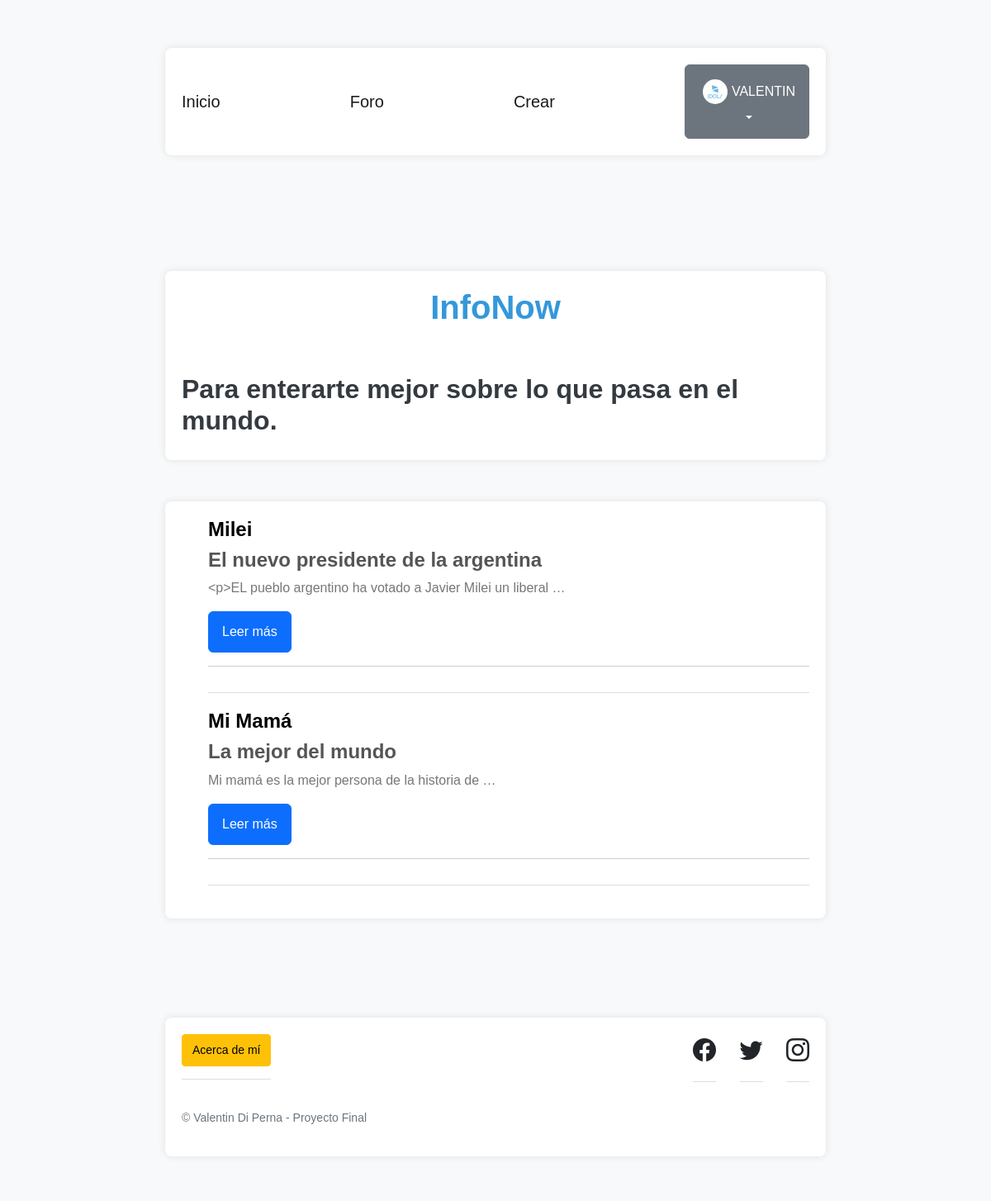
The app's page / (signed in) with its own data.
### perfiles/models.py (models this page shows, shortened)
class Avatar(models.Model):
   user = models.OneToOneField(User, on_delete=models.CASCADE, null=True)
   imagen = models.ImageField(upload_to='avatares', null=True, blank=True)

### articulos/models.py (models this page shows, shortened)
class Articulo(models.Model):
    titulo = models.CharField(max_length=50)
    subtitulo = models.CharField(max_length=50)
    cuerpo = RichTextField()
    autor = models.ForeignKey(User, on_delete=models.SET_NULL, null=True)
    fecha = models.DateField(auto_now = True)
    destacado = models.BooleanField(default=False)

### pagina_web/views.py (the view)
# urls.py: path("", inicio, name="inicio"),
def inicio(request):
    articulos_destacados = Articulo.objects.filter(destacado=True)[:3]  # Cambia el filtro según tus criterios
    return render(request, 'inicio.html', {'articulos_destacados': articulos_destacados})

### templates_base/inicio.html (shortened to what this page needs)
{% extends "base.html" %}
{% block contenido %}
<!DOCTYPE html>
<html lang="es">
<head>
</head>
<body>
    <div class="container">
        <h1>InfoNow</h1>
        <br><br>
        <h2>Para enterarte mejor sobre lo que pasa en el mundo.</h2>
    </div>
    <div class="container">
        <ul>
            {% for articulo in articulos_destacados %}
                <li>
                    <h3>{{ articulo.titulo }}</h3>
                    <h4>{{ articulo.subtitulo }}</h4>
                    <p>{{ articulo.cuerpo|truncatewords:10 }}</p>
                    <a href="{% url 'detalle_articulo' articulo.pk %}" class="btn btn-primary">Leer más</a>
                    <hr>
                </li>
            {% endfor %}
        </ul>
    </div>
</body>
</html>
{% endblock contenido %}

### templates_base/base.html (shortened to what this page needs)
{% load static %}
<!DOCTYPE html>
<html lang="en">
    <head>
        <link href="https://cdn.jsdelivr.net/npm/bootstrap-icons@1.5.0/font/bootstrap-icons.css" rel="stylesheet" type="text/css" />
        <link href="{% static 'css/styles.css' %}" rel="stylesheet" />
    </head>
    <body>
        <nav class="navbar navbar-expand-lg navbar-light bg-light static-top justify-content-center">
            <div class="container">
                <a class="navbar-brand" href="{% url 'inicio' %}">Inicio</a>
                <a class="navbar-brand" href="{% url 'lista_articulos' %}">Foro</a>
                <a class="navbar-brand" href="{% url 'crear_articulo' %}">Crear</a>
                {% if user.is_authenticated %}
                    <div class="dropdown">
                        <button class="btn btn-secondary dropdown-toggle" type="button" id="dropdownMenuButton1" data-bs-toggle="dropdown" aria-expanded="false">
                            <div class="d-flex align-items-center">
                                <img src="{{ user.avatar.imagen.url }}" style="width: 40px; height: 40px; object-fit: cover; border-radius: 50%; padding: 5px;">
                                <span>{{ user.username }}</span>
                            </div>
                        </button>
                    </div>
                {% else %}
                    <div class="d-flex">
                        <a class="btn btn-primary me-2" href="{% url 'login' %}">Iniciar Sesión</a>
                        <a class="btn btn-success" href="{% url 'registro' %}">Registro</a>
                    </div>
                {% endif %}
            </div>
        </nav>
        <section style="padding: 2rem 3rem 1rem;">
            {% block contenido %}
            {% endblock contenido %}
        </section>
        <footer class="footer bg-light py-1">
            <div class="container">
                <div class="row">
                    <div class="col-lg-6 text-center text-lg-start mb-4 mb-lg-0">
                        <ul class="list-inline">
                            <li class="list-inline-item">
                                <a class="btn btn-warning btn-sm" href="{% url 'about_me' %}">
                                    Acerca de mí
                                </a>
                            </li>
                        </ul>
                        <p class="text-muted small">&copy; Valentin Di Perna - Proyecto Final</p>
                    </div>
                    <div class="col-lg-6 text-center text-lg-end">
                        <ul class="list-inline mb-0">
                            <li class="list-inline-item me-4">
                                <a class="text-dark" href="https://www.facebook.com/Coderhouse/"><i class="bi-facebook fs-3"></i></a>
                            </li>
                            <li class="list-inline-item me-4">
                                <a class="text-dark" href="https://twitter.com/coderhouse"><i class="bi-twitter fs-3"></i></a>
                            </li>
                            <li class="list-inline-item">
                                <a class="text-dark" href="https://www.instagram.com/coderhouse"><i class="bi-instagram fs-3"></i></a>
                            </li>
                        </ul>
                    </div>
                </div>
            </div>
        </footer>
    </body>
</html>

### templates_base/inicio.html (style rules this page uses)
body { font-family: 'Arial', sans-serif; background-color: #f8f9fa; color: #343a40; margin: 0; padding: 0; }
.container { max-width: 800px; margin: 50px auto; padding: 20px; background-color: #fff; border-radius: 8px; box-shadow: 0 0 10px rgba(0, 0, 0, 0.1); }
h1 { color: #3498db; text-align: center; }
h2 { color: #343a40; }
li { margin-bottom: 20px; border-bottom: 1px solid #ddd; padding-bottom: 15px; list-style: none; }
h3 { color: #000; font-size: 24px; font-weight: bold; }
h4 { color: #555; }
p { color: #777; }
a { color: #3498db; text-decoration: none; }

### records on screen
Articulo: titulo "Milei", subtitulo "El nuevo presidente de la argentina", cuerpo "<p>EL pueblo argentino ha votado a Javier Milei un liberal …"
Articulo: titulo "Mi Mamá", subtitulo "La mejor del mundo", cuerpo "Mi mamá es la mejor persona de la historia de …"

### other values on screen
{{ user.username }} "VALENTIN"
